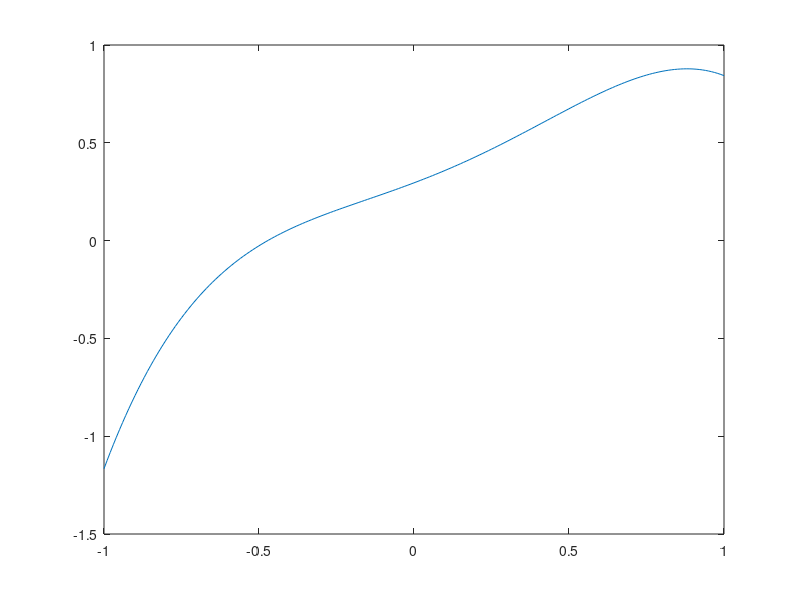

Reproduce this figure in MATLAB.
clear; clc; close all;

N=5;
h=0.01; x=-1:h:1;
a=rand(1,N)*2-1;
f=polyval(a,x);
plot(x,f);

ct=h*(sum(f)-(((f(1)+f(end))/2))),

%calka z funkcji
fs=@(x) polyval(a,x);
cd=integral(fs,x(1),x(end)),

%błąd wzgledny
bct=((ct-cd)/cd)*100,